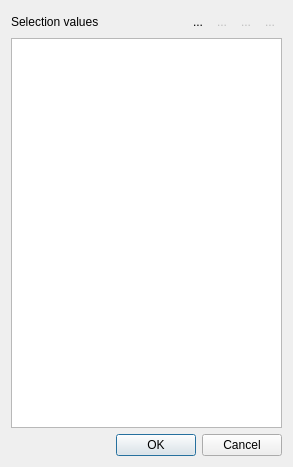
<?xml version="1.0" encoding="UTF-8"?>
<ui version="4.0">
 <class>EditTagSelectValuesClass</class>
 <widget class="QDialog" name="EditTagSelectValuesClass">
  <property name="windowModality">
   <enum>Qt::ApplicationModal</enum>
  </property>
  <property name="geometry">
   <rect>
    <x>0</x>
    <y>0</y>
    <width>293</width>
    <height>467</height>
   </rect>
  </property>
  <property name="windowTitle">
   <string>Edit selection values</string>
  </property>
  <property name="windowIcon">
   <iconset resource="analogexif.qrc">
    <normaloff>:/images/icons/cog.png</normaloff>:/images/icons/cog.png</iconset>
  </property>
  <property name="modal">
   <bool>true</bool>
  </property>
  <layout class="QVBoxLayout" name="verticalLayout">
   <item>
    <layout class="QHBoxLayout" name="horizontalLayout">
     <property name="spacing">
      <number>0</number>
     </property>
     <item>
      <widget class="QLabel" name="label">
       <property name="text">
        <string>Selection values</string>
       </property>
      </widget>
     </item>
     <item>
      <spacer name="horizontalSpacer">
       <property name="orientation">
        <enum>Qt::Horizontal</enum>
       </property>
       <property name="sizeHint" stdset="0">
        <size>
         <width>40</width>
         <height>20</height>
        </size>
       </property>
      </spacer>
     </item>
     <item>
      <widget class="QToolButton" name="addBtn">
       <property name="toolTip">
        <string>Add new value</string>
       </property>
       <property name="text">
        <string>...</string>
       </property>
       <property name="icon">
        <iconset resource="analogexif.qrc">
         <normaloff>:/images/icons/add.png</normaloff>:/images/icons/add.png</iconset>
       </property>
       <property name="autoRaise">
        <bool>true</bool>
       </property>
      </widget>
     </item>
     <item>
      <widget class="QToolButton" name="delBtn">
       <property name="enabled">
        <bool>false</bool>
       </property>
       <property name="toolTip">
        <string>Remove current value</string>
       </property>
       <property name="text">
        <string>...</string>
       </property>
       <property name="icon">
        <iconset resource="analogexif.qrc">
         <normaloff>:/images/icons/delete.png</normaloff>:/images/icons/delete.png</iconset>
       </property>
       <property name="autoRaise">
        <bool>true</bool>
       </property>
      </widget>
     </item>
     <item>
      <widget class="QToolButton" name="upBtn">
       <property name="enabled">
        <bool>false</bool>
       </property>
       <property name="toolTip">
        <string>Move value up</string>
       </property>
       <property name="text">
        <string>...</string>
       </property>
       <property name="icon">
        <iconset resource="analogexif.qrc">
         <normaloff>:/images/icons/bullet_arrow_up.png</normaloff>:/images/icons/bullet_arrow_up.png</iconset>
       </property>
       <property name="autoRaise">
        <bool>true</bool>
       </property>
      </widget>
     </item>
     <item>
      <widget class="QToolButton" name="downBtn">
       <property name="enabled">
        <bool>false</bool>
       </property>
       <property name="toolTip">
        <string>Move value down</string>
       </property>
       <property name="text">
        <string>...</string>
       </property>
       <property name="icon">
        <iconset resource="analogexif.qrc">
         <normaloff>:/images/icons/bullet_arrow_down.png</normaloff>:/images/icons/bullet_arrow_down.png</iconset>
       </property>
       <property name="iconSize">
        <size>
         <width>16</width>
         <height>16</height>
        </size>
       </property>
       <property name="autoRaise">
        <bool>true</bool>
       </property>
      </widget>
     </item>
    </layout>
   </item>
   <item>
    <widget class="QTableView" name="selValsView">
     <property name="font">
      <font>
       <kerning>true</kerning>
      </font>
     </property>
     <property name="contextMenuPolicy">
      <enum>Qt::ActionsContextMenu</enum>
     </property>
     <property name="dragEnabled">
      <bool>false</bool>
     </property>
     <property name="dragDropOverwriteMode">
      <bool>false</bool>
     </property>
     <property name="dragDropMode">
      <enum>QAbstractItemView::NoDragDrop</enum>
     </property>
     <property name="defaultDropAction">
      <enum>Qt::IgnoreAction</enum>
     </property>
     <property name="alternatingRowColors">
      <bool>true</bool>
     </property>
     <property name="selectionMode">
      <enum>QAbstractItemView::SingleSelection</enum>
     </property>
     <property name="selectionBehavior">
      <enum>QAbstractItemView::SelectRows</enum>
     </property>
     <attribute name="horizontalHeaderVisible">
      <bool>false</bool>
     </attribute>
     <attribute name="horizontalHeaderDefaultSectionSize">
      <number>175</number>
     </attribute>
     <attribute name="horizontalHeaderStretchLastSection">
      <bool>true</bool>
     </attribute>
     <attribute name="verticalHeaderVisible">
      <bool>false</bool>
     </attribute>
     <attribute name="verticalHeaderDefaultSectionSize">
      <number>16</number>
     </attribute>
     <attribute name="verticalHeaderVisible">
      <bool>false</bool>
     </attribute>
     <attribute name="verticalHeaderDefaultSectionSize">
      <number>16</number>
     </attribute>
     <attribute name="horizontalHeaderStretchLastSection">
      <bool>true</bool>
     </attribute>
     <attribute name="horizontalHeaderVisible">
      <bool>false</bool>
     </attribute>
     <attribute name="horizontalHeaderDefaultSectionSize">
      <number>175</number>
     </attribute>
    </widget>
   </item>
   <item>
    <widget class="QDialogButtonBox" name="buttonBox">
     <property name="standardButtons">
      <set>QDialogButtonBox::Cancel|QDialogButtonBox::Ok</set>
     </property>
    </widget>
   </item>
  </layout>
  <action name="actionAdd_new_row">
   <property name="text">
    <string>Add new row</string>
   </property>
   <property name="shortcut">
    <string>Ins</string>
   </property>
  </action>
  <action name="actionDelete_current_row">
   <property name="enabled">
    <bool>false</bool>
   </property>
   <property name="text">
    <string>Delete</string>
   </property>
   <property name="shortcut">
    <string>Del</string>
   </property>
  </action>
  <action name="actionMove_row_up">
   <property name="enabled">
    <bool>false</bool>
   </property>
   <property name="text">
    <string>Move up</string>
   </property>
   <property name="shortcut">
    <string>Ctrl+Up</string>
   </property>
  </action>
  <action name="actionMove_row_down">
   <property name="enabled">
    <bool>false</bool>
   </property>
   <property name="text">
    <string>Move down</string>
   </property>
   <property name="shortcut">
    <string>Ctrl+Down</string>
   </property>
  </action>
 </widget>
 <layoutdefault spacing="6" margin="11"/>
 <resources>
  <include location="analogexif.qrc"/>
 </resources>
 <connections>
  <connection>
   <sender>addBtn</sender>
   <signal>clicked()</signal>
   <receiver>actionAdd_new_row</receiver>
   <slot>trigger()</slot>
   <hints>
    <hint type="sourcelabel">
     <x>184</x>
     <y>20</y>
    </hint>
    <hint type="destinationlabel">
     <x>-1</x>
     <y>-1</y>
    </hint>
   </hints>
  </connection>
  <connection>
   <sender>delBtn</sender>
   <signal>clicked()</signal>
   <receiver>actionDelete_current_row</receiver>
   <slot>trigger()</slot>
   <hints>
    <hint type="sourcelabel">
     <x>207</x>
     <y>20</y>
    </hint>
    <hint type="destinationlabel">
     <x>-1</x>
     <y>-1</y>
    </hint>
   </hints>
  </connection>
  <connection>
   <sender>downBtn</sender>
   <signal>clicked()</signal>
   <receiver>actionMove_row_down</receiver>
   <slot>trigger()</slot>
   <hints>
    <hint type="sourcelabel">
     <x>253</x>
     <y>20</y>
    </hint>
    <hint type="destinationlabel">
     <x>-1</x>
     <y>-1</y>
    </hint>
   </hints>
  </connection>
  <connection>
   <sender>upBtn</sender>
   <signal>clicked()</signal>
   <receiver>actionMove_row_up</receiver>
   <slot>trigger()</slot>
   <hints>
    <hint type="sourcelabel">
     <x>230</x>
     <y>20</y>
    </hint>
    <hint type="destinationlabel">
     <x>-1</x>
     <y>-1</y>
    </hint>
   </hints>
  </connection>
 </connections>
</ui>
